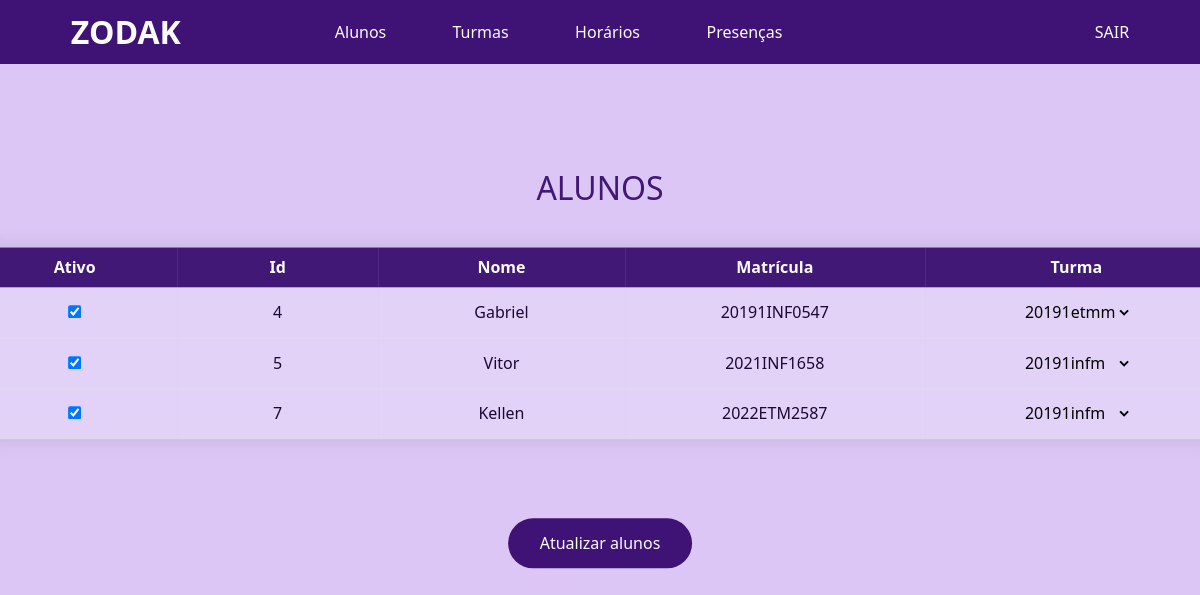
The app's page /alunos/index.php (signed in) with its own data.
### tables this page shows
CREATE TABLE `alunos` (
  `id` int(11) NOT NULL,
  `nome` varchar(256) DEFAULT NULL,
  `matricula` varchar(32) DEFAULT NULL,
  `id_turma` int(11) DEFAULT NULL
);

CREATE TABLE `turmas` (
  `id` int(11) NOT NULL,
  `grade` int(11) DEFAULT NULL,
  `nome` varchar(256) DEFAULT NULL
);

### src/alunos/index.php (the view, shortened to what this page needs)
<!DOCTYPE html>
<html lang="en">
<head>
    <link href="/v1/lib/bootstrap.css" rel="stylesheet">
    <link href="/v1/lib/docs.css" rel="stylesheet">
    <link href="/v1/css/alunos.css" rel="stylesheet">
    <link href="/v1/css/navbar.css" rel="stylesheet">
</head>
<body>
<nav class="navbar navbar-expand-lg navbar-dark navbarme">
    <div class="container-fluid containerNav">
      <a class="navbar-brand navTitle" href="/v1">ZODAK</a>
        <div class="collapse navbar-collapse containerItemNav" id="navbarNavDropdown">
          <ul class="navbar-nav">
            <li class="nav-item dropdown">
              <a class="nav-link dropItemMe" href="#" role="button" data-bs-toggle="dropdown" aria-expanded="false">Alunos</a>
            </li>
            <li class="nav-item dropdown">
              <a class="nav-link dropItemMe" href="#" role="button" data-bs-toggle="dropdown" aria-expanded="false">Turmas</a>
            </li>
            <li class="nav-item dropdown">
              <a class="nav-link dropItemMe" href="#" role="button" data-bs-toggle="dropdown" aria-expanded="false">Horários</a>
              <li class="nav-item dropdown">
              <a class="nav-link dropItemMe" href="#" role="button" data-bs-toggle="dropdown" aria-expanded="false">Presenças</a>
            </li>
            </li>
          </ul>
        </div>
        <a class="navbar-brand navLogout" href="/v1/login/logout.php">SAIR</a>
    </div>
</nav>
<div class="containerform">
    <h2>ALUNOS</h2>
    <table class="table" contenteditable="true" id="table">
    <thead>
        <tr contenteditable="false">
            <th>Ativo</th>
            <th>Id</th>
            <th>Nome</th>
            <th>Matrícula</th>
            <th>Turma</th>
        </tr>
    </thead>
    <tbody>
        <?php
        require_once("../database/connect.php");
        $q = mysqli_query($conn, "SELECT * FROM zodak.turmas");
        $row = mysqli_fetch_assoc($q);
        $rows = [];
        while($row){
            array_push($rows, $row);
            $row = mysqli_fetch_assoc($q);
        }
        $q = mysqli_query($conn, "SELECT a.id, a.nome, a.matricula, a.id_turma, t.nome as turma FROM zodak.alunos as a INNER JOIN zodak.turmas as t on a.id_turma = t.id ; ");
        $row = mysqli_fetch_assoc($q);
        while($row){
            $id= $row["id"];
            $nome = $row["nome"];
            $matricula = $row["matricula"];
            $tt = "";
            foreach ($rows as $r) {
                $t = "<option value=\"{$r["id"]}\" ";
                if($row["id_turma"] == $r["id"]){
                    $t .= "selected";
                }
                $t.=">{$r["nome"]}</option>\n";
                $tt .=$t;
            }
            echo("<tr>
            <td contenteditable=false><input type='checkbox' id='$id' name='ativo' checked></td>
            <td contenteditable=false>$id</td>
            <td >$nome</td>
            <td>$matricula</td>
            <td contenteditable=false> <select name='turma'>" . $tt . "</select></td>
            </tr>");
            $row = mysqli_fetch_assoc($q);
        }
        ?>
    </tbody>
</table>
    <button class="btnAtt" type="submit" id="att">Atualizar alunos</button>
</div>
    </body>
</html>

### src/css/alunos.css (style rules this page uses)
body { background-color: rgb(219, 198, 245); height: 100vh; }
body h2 { font-size: 2.em; padding-bottom: 1em; color: rgb(66, 24, 118); font-family: Cambria, Times 'Times New Roman', serif !important; }
.containerform { display:flex; flex-direction: column; justify-content: center; align-items: center; position: absolute; top: 50%; left: 50%; transform: translate(-50%, -50%); }
.table { width: 80% !important; border-collapse: collapse; overflow: hidden; box-shadow: 0 0 20px rgba(0,0,0,0.1); border-bottom-width: 0px !important; }
.table tbody { background-color: rgba(255,255,255,0.2); color: rgb(28, 7, 53); text-align: center; padding: 1rem 6rem !important; }
.table thead { text-align: center; color: #FCFCFC; }
.table tr th { background-color: rgb(66, 24, 118); border: none; }
tbody td { position: relative; padding: .8rem 6rem !important; }
.btnAtt { background-color: rgba(63, 19, 117, 1); color: #FCFCFC; padding: .8em 2em; border: none; border-radius: 30px; margin: 5%; }
select { background-color: rgba(255,255,255,0); border: none; }
select option { background-color: rgba(63, 19, 117, 1); color: #FCFCFC; }

### src/css/navbar.css (style rules this page uses)
.navbarme { background-color: rgba(63, 19, 117, 1); }
.navTitle { font-size: 2rem; font-weight: 600; padding: 0% !important; }
.containerNav a { margin: 0 5%; color: #FCFCFC; }
.dropdown { margin: 0 8% !important; }
.containerItemNav { padding: 0 5% !important; }
.navLogout { font-size: 1rem; }

### records on screen
alunos: id "4", nome "Gabriel", matricula "20191INF0547"
turmas: turma "20191etmm"
alunos: id "5", nome "Vitor", matricula "2021INF1658"
turmas: turma "20191infm"
alunos: id "7", nome "Kellen", matricula "2022ETM2587"
